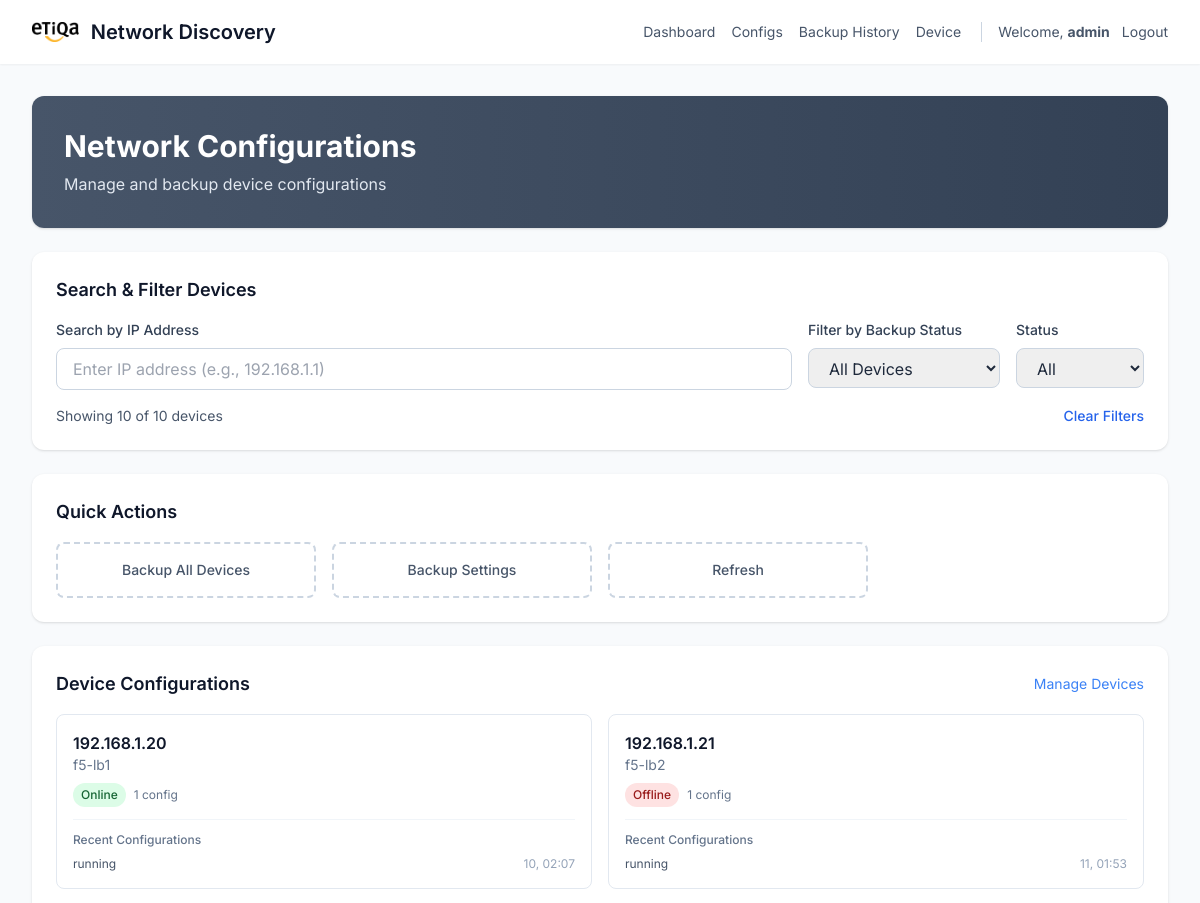
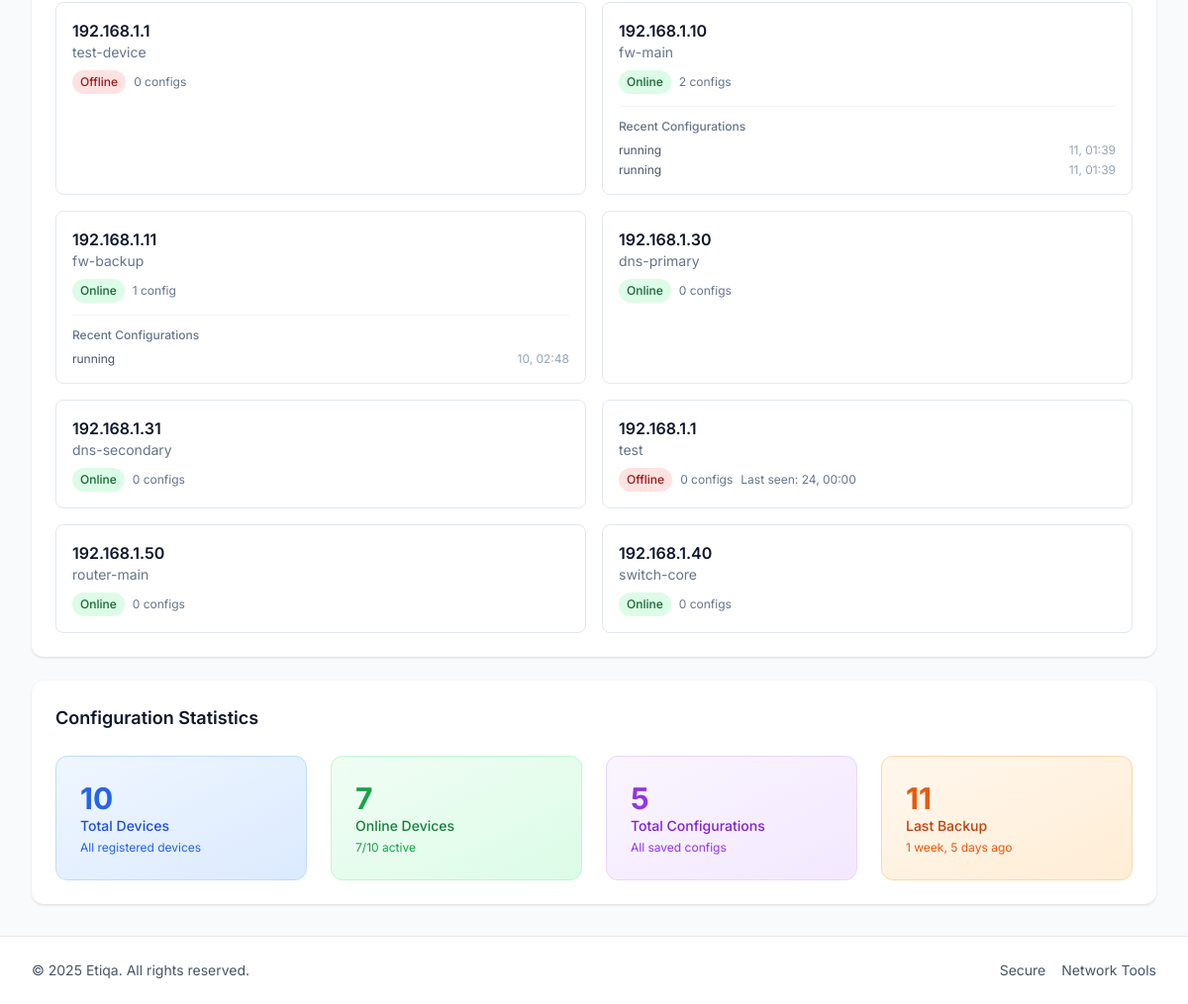
Page /configs/ (signed in) on the committed database (2 pictures, top to bottom).
### network_scanner/models.py (models this page shows, shortened)
class Device(models.Model):
    DEVICE_TYPE_CHOICES = [
        ('firewall', 'Checkpoint Firewall'),
        ('f5', 'F5 Load Balancer'),
        ('infoblox', 'Infoblox DNS/DHCP'),
        ('switch', 'Network Switch'),
        ('router', 'Router'),
        ('other', 'Other'),
    ]
    ip_address = models.GenericIPAddressField(protocol="both")
    hostname = models.CharField(max_length=255, blank=True)
    device_type = models.CharField(max_length=20, choices=DEVICE_TYPE_CHOICES, default='other')
    status = models.CharField(max_length=20, default="offline")
    last_scanned_at = models.DateTimeField(null=True, blank=True)
    description = models.TextField(blank=True, help_text="Device description or notes")
    class Meta:
        ordering = ['device_type', 'ip_address']

class NetworkConfig(models.Model):
    device = models.ForeignKey(Device, on_delete=models.CASCADE, related_name='configs')
    config_type = models.CharField(max_length=50, default='running')
    config_data = models.TextField()
    backup_timestamp = models.DateTimeField(auto_now_add=True)
    is_active = models.BooleanField(default=True)
    version = models.CharField(max_length=20, default='1.0')

### network_scanner/views.py (the view)
# urls.py: path("configs/", views.network_configs, name="network_configs"),
@login_required
def network_configs(request):
    devices = Device.objects.prefetch_related('configs').all()
    total_devices = devices.count()
    online_devices = devices.filter(status='online').count()
    total_configs = sum(device.configs.count() for device in devices)
    latest_backup = None
    for device in devices:
        for config in device.configs.all():
            if latest_backup is None or config.backup_timestamp > latest_backup:
                latest_backup = config.backup_timestamp
    context = {
        'devices': devices,
        'total_devices': total_devices,
        'online_devices': online_devices,
        'total_configs': total_configs,
        'latest_backup': latest_backup,
    }
    return render(request, "network_scanner/network_configs.html", context)

### network_scanner/templates/network_scanner/network_configs.html (shortened to what this page needs)
{% extends 'network_scanner/base.html' %}
{% load static %}
{% block content %}
<section class="space-y-6">
  <div class="bg-gradient-to-r from-slate-600 to-slate-700 rounded-xl p-6 sm:p-8 text-white shadow">
    <h1 class="text-2xl sm:text-3xl font-bold">Network Configurations</h1>
    <p class="mt-2 text-slate-200">Manage and backup device configurations</p>
  </div>
  <div class="bg-white rounded-xl shadow p-6">
    <h2 class="text-lg font-semibold text-slate-900 mb-4">Search & Filter Devices</h2>
    <div class="flex flex-col sm:flex-row gap-4">
      <div class="flex-1">
        <label for="ipSearch" class="block text-sm font-medium text-slate-700 mb-2">Search by IP Address</label>
        <div class="relative">
          <input type="text"
                 id="ipSearch"
                 placeholder="Enter IP address (e.g., 192.168.1.1)"
                 class="w-full px-4 py-2 border border-slate-300 rounded-lg focus:ring-2 focus:ring-blue-500 focus:border-blue-500"
                 onkeyup="filterDevices()">
          <div class="absolute inset-y-0 right-0 flex items-center pr-3">
          </div>
        </div>
      </div>
      <div class="sm:w-48">
        <label for="backupFilter" class="block text-sm font-medium text-slate-700 mb-2">Filter by Backup Status</label>
        <select id="backupFilter"
                class="w-full px-4 py-2 border border-slate-300 rounded-lg focus:ring-2 focus:ring-blue-500 focus:border-blue-500"
                onchange="filterDevices()">
          <option value="all">All Devices</option>
        </select>
      </div>
      <div class="sm:w-32">
        <label for="statusFilter" class="block text-sm font-medium text-slate-700 mb-2">Status</label>
        <select id="statusFilter"
                class="w-full px-4 py-2 border border-slate-300 rounded-lg focus:ring-2 focus:ring-blue-500 focus:border-blue-500"
                onchange="filterDevices()">
          <option value="all">All</option>
        </select>
      </div>
    </div>
    <div class="mt-4 flex items-center justify-between">
      <div class="text-sm text-slate-600">
        Showing <span id="deviceCount">{{ devices.count }}</span> of {{ total_devices }} devices
      </div>
      <button onclick="clearFilters()" class="text-sm text-blue-600 hover:text-blue-700 font-medium">
        Clear Filters
      </button>
    </div>
  </div>
  <div class="bg-white rounded-xl shadow p-6">
    <h2 class="text-lg font-semibold text-slate-900 mb-4">Quick Actions</h2>
    <div class="grid grid-cols-1 sm:grid-cols-2 lg:grid-cols-4 gap-4">
      <button onclick="backupAllDevices()" class="flex items-center justify-center p-4 border-2 border-dashed border-slate-300 rounded-lg hover:border-slate-400 hover:bg-slate-50 transition">
        <div class="text-center">
          <div class="text-sm font-medium text-slate-600">Backup All Devices</div>
        </div>
      </button>
      <a href="{% url 'network_scanner:backup_dashboard' %}" class="flex items-center justify-center p-4 border-2 border-dashed border-slate-300 rounded-lg hover:border-slate-400 hover:bg-slate-50 transition">
        <div class="text-center">
          <div class="text-sm font-medium text-slate-600">Backup Settings</div>
        </div>
      </a>
      <button onclick="refreshDevices()" class="flex items-center justify-center p-4 border-2 border-dashed border-slate-300 rounded-lg hover:border-slate-400 hover:bg-slate-50 transition">
        <div class="text-center">
          <div class="text-sm font-medium text-slate-600">Refresh</div>
        </div>
      </button>
    </div>
  </div>
  <div class="bg-white rounded-xl shadow p-6">
    <div class="flex items-center justify-between mb-4">
      <h2 class="text-lg font-semibold text-slate-900">Device Configurations</h2>
      <a href="{% url 'admin:network_scanner_device_changelist' %}" class="text-blue-500 hover:text-blue-600 text-sm">Manage Devices</a>
    </div>
    {% if devices %}
      <div class="grid grid-cols-1 lg:grid-cols-2 gap-4">
        {% for device in devices %}
          <div class="border border-slate-200 rounded-lg p-4 hover:shadow-md transition" data-device-id="{{ device.id }}">
            <div class="flex items-start justify-between">
              <div class="flex-1">
                <div class="flex items-center gap-2">
                  <h3 class="font-semibold text-slate-900" id="device-ip-{{ device.id }}">{{ device.ip_address }}</h3>
                </div>
                {% if device.hostname %}
                  <p class="text-sm text-slate-500">{{ device.hostname }}</p>
                {% endif %}
                <div class="mt-2 flex items-center gap-2">
                  <span class="inline-flex items-center px-2 py-1 rounded-full text-xs font-medium {% if device.status == 'online' %}bg-green-100 text-green-800{% else %}bg-red-100 text-red-800{% endif %}">
                    {{ device.status|title }}
                  </span>
                  <span class="text-xs text-slate-500">
                    {{ device.configs.count }} config{{ device.configs.count|pluralize }}
                  </span>
                  {% if device.last_scanned_at %}
                    <span class="text-xs text-slate-500">
                      Last seen: {{ device.last_scanned_at|date:"d, H:i" }}
                    </span>
                  {% endif %}
                </div>
              </div>
              <div class="flex items-center gap-2">
              </div>
            </div>
            {% if device.configs.exists %}
              <div class="mt-3 pt-3 border-t border-slate-100">
                <h4 class="text-xs font-medium text-slate-500 mb-2">Recent Configurations</h4>
                <div class="space-y-1">
                  {% for config in device.configs.all|slice:":3" %}
                    <div class="flex items-center justify-between text-xs">
                      <span class="text-slate-600">{{ config.config_type }}</span>
                      <span class="text-slate-400">{{ config.backup_timestamp|date:"d, H:i" }}</span>
                    </div>
                  {% endfor %}
                </div>
              </div>
            {% endif %}
          </div>
        {% endfor %}
      </div>
    {% else %}
      <div class="text-center py-8 text-slate-500">
        <i class="ti ti-device-off text-4xl mb-2"></i>
        <p>No devices found</p>
        <p class="text-sm">Add devices manually through the admin interface</p>
      </div>
    {% endif %}
  </div>
  <div class="bg-white rounded-xl shadow p-6">
    <h2 class="text-lg font-semibold text-slate-900 mb-6">Configuration Statistics</h2>
    <div class="grid grid-cols-1 sm:grid-cols-2 lg:grid-cols-4 gap-6">
      <div class="bg-gradient-to-br from-blue-50 to-blue-100 p-6 rounded-xl border border-blue-200">
        <div class="flex items-center justify-between">
          <div>
            <div class="text-3xl font-bold text-blue-600">{{ total_devices }}</div>
            <div class="text-sm font-medium text-blue-700">Total Devices</div>
            <div class="text-xs text-blue-600 mt-1">All registered devices</div>
          </div>
        </div>
      </div>
      <div class="bg-gradient-to-br from-green-50 to-green-100 p-6 rounded-xl border border-green-200">
        <div class="flex items-center justify-between">
          <div>
            <div class="text-3xl font-bold text-green-600">{{ online_devices }}</div>
            <div class="text-sm font-medium text-green-700">Online Devices</div>
            <div class="text-xs text-green-600 mt-1">{{ online_devices }}/{{ total_devices }} active</div>
          </div>
        </div>
      </div>
      <div class="bg-gradient-to-br from-purple-50 to-purple-100 p-6 rounded-xl border border-purple-200">
        <div class="flex items-center justify-between">
          <div>
            <div class="text-3xl font-bold text-purple-600">{{ total_configs }}</div>
            <div class="text-sm font-medium text-purple-700">Total Configurations</div>
            <div class="text-xs text-purple-600 mt-1">All saved configs</div>
          </div>
        </div>
      </div>
      <div class="bg-gradient-to-br from-orange-50 to-orange-100 p-6 rounded-xl border border-orange-200">
        <div class="flex items-center justify-between">
          <div>
            <div class="text-3xl font-bold text-orange-600">
              {% if latest_backup %}{{ latest_backup|date:"d" }}{% else %}Never{% endif %}
            </div>
            <div class="text-sm font-medium text-orange-700">Last Backup</div>
            <div class="text-xs text-orange-600 mt-1">
              {% if latest_backup %}{{ latest_backup|timesince }} ago{% else %}No backups{% endif %}
            </div>
          </div>
        </div>
      </div>
    </div>
  </div>
</section>
{% endblock %}

### network_scanner/templates/network_scanner/base.html (shortened to what this page needs)
<!doctype html>
<html lang="en">
  <head>
    <script src="https://cdn.tailwindcss.com"></script>
    <link rel="stylesheet" href="https://cdn.jsdelivr.net/npm/@tabler/icons-webfont@latest/tabler-icons.min.css">
    {% load static %}
    <link rel="stylesheet" href="{% static 'network_scanner/css/style.css' %}">
  </head>
  <body class="bg-slate-50 text-slate-800 min-h-screen">
    <header class="bg-white shadow-sm sticky top-0 z-30">
      <nav class="mx-auto max-w-7xl px-4 sm:px-6 lg:px-8 h-16 flex items-center justify-between">
        <div class="flex items-center gap-3">
          <img src="{% static 'network_scanner/etiqa logo.png' %}" alt="Etiqa Logo" class="h-5 w-auto">
          <span class="text-lg sm:text-xl font-semibold text-slate-900">Network Discovery</span>
        </div>
        <div class="hidden sm:flex items-center gap-4 text-sm text-slate-600">
          <a href="{% url 'network_scanner:backup_dashboard' %}" class="hover:text-slate-900">Dashboard</a>
          <a href="{% url 'network_scanner:network_configs' %}" class="hover:text-slate-900">Configs</a>
          <a href="{% url 'network_scanner:backup_history_public' %}" class="hover:text-slate-900">Backup History</a>
          <div class="relative group">
            <button class="hover:text-slate-900 flex items-center gap-1">
              Device
            </button>
          </div>
          {% if user.is_authenticated %}
            <div class="flex items-center gap-2 pl-4 border-l border-slate-300">
              <span class="text-slate-600">Welcome, <strong>{{ user.username }}</strong></span>
              <a href="{% url 'network_scanner:logout' %}" class="hover:text-slate-900 flex items-center gap-1">
                Logout
              </a>
            </div>
          {% else %}
            <a href="{% url 'network_scanner:login' %}" class="hover:text-slate-900 flex items-center gap-1">
              <i class="ti ti-login"></i>
              Login
            </a>
          {% endif %}
        </div>
      </nav>
    </header>
    <main class="mx-auto max-w-7xl px-4 sm:px-6 lg:px-8 py-8">
      {% block content %}{% endblock %}
    </main>
    <footer class="border-t bg-white">
      <div class="mx-auto max-w-7xl px-4 sm:px-6 lg:px-8 py-6 text-sm text-slate-600 flex items-center justify-between">
        <p>&copy; <span id="year"></span> Etiqa. All rights reserved.</p>
        <div class="flex items-center gap-3">
          <span class="inline-flex items-center gap-1"> Secure</span>
          <span class="inline-flex items-center gap-1"> Network Tools</span>
        </div>
      </div>
    </footer>
  </body>
  </html>

### network_scanner/static/network_scanner/css/style.css (style rules this page uses)
:root { --primary: #fbbf24; --success: #10b981; --warning: #f59e0b; --error: #ef4444; --bg: #f8fafc; }
body { font-family: 'Inter', ui-sans-serif, system-ui, -apple-system, Segoe UI, Roboto, 'Helvetica Neue', Arial, 'Noto Sans', 'Apple Color Emoji', 'Segoe UI Emoji', 'Segoe UI Symbol', 'Noto Color Emoji'; }

### rows in the picture
Device: ip_address "192.168.1.20", hostname "f5-lb1", status "Online", configs.count "1"
NetworkConfig: config_type "running", backup_timestamp "10, 02:07"
Device: ip_address "192.168.1.21", hostname "f5-lb2", status "Offline", configs.count "1"
NetworkConfig: config_type "running", backup_timestamp "11, 01:53", backup_timestamp "11", backup_timestamp "1 week, 5 days"
Device: ip_address "192.168.1.1", hostname "test-device", status "Offline", configs.count "0"
Device: ip_address "192.168.1.10", hostname "fw-main", status "Online", configs.count "2"
NetworkConfig: config_type "running", backup_timestamp "11, 01:39"
NetworkConfig: config_type "running", backup_timestamp "11, 01:39"
Device: ip_address "192.168.1.11", hostname "fw-backup", status "Online", configs.count "1"
NetworkConfig: config_type "running", backup_timestamp "10, 02:48"
Device: ip_address "192.168.1.30", hostname "dns-primary", status "Online", configs.count "0"
Device: ip_address "192.168.1.31", hostname "dns-secondary", status "Online", configs.count "0"
Device: ip_address "192.168.1.1", hostname "test", status "Offline", configs.count "0", last_scanned_at "24, 00:00"
Device: ip_address "192.168.1.50", hostname "router-main", status "Online", configs.count "0"
Device: ip_address "192.168.1.40", hostname "switch-core", status "Online", configs.count "0"

### other values in the picture
{{ user.username }} "admin"
{{ devices.count }} "10"
{{ total_devices }} "10"
{{ online_devices }} "7"
{{ total_configs }} "5"
